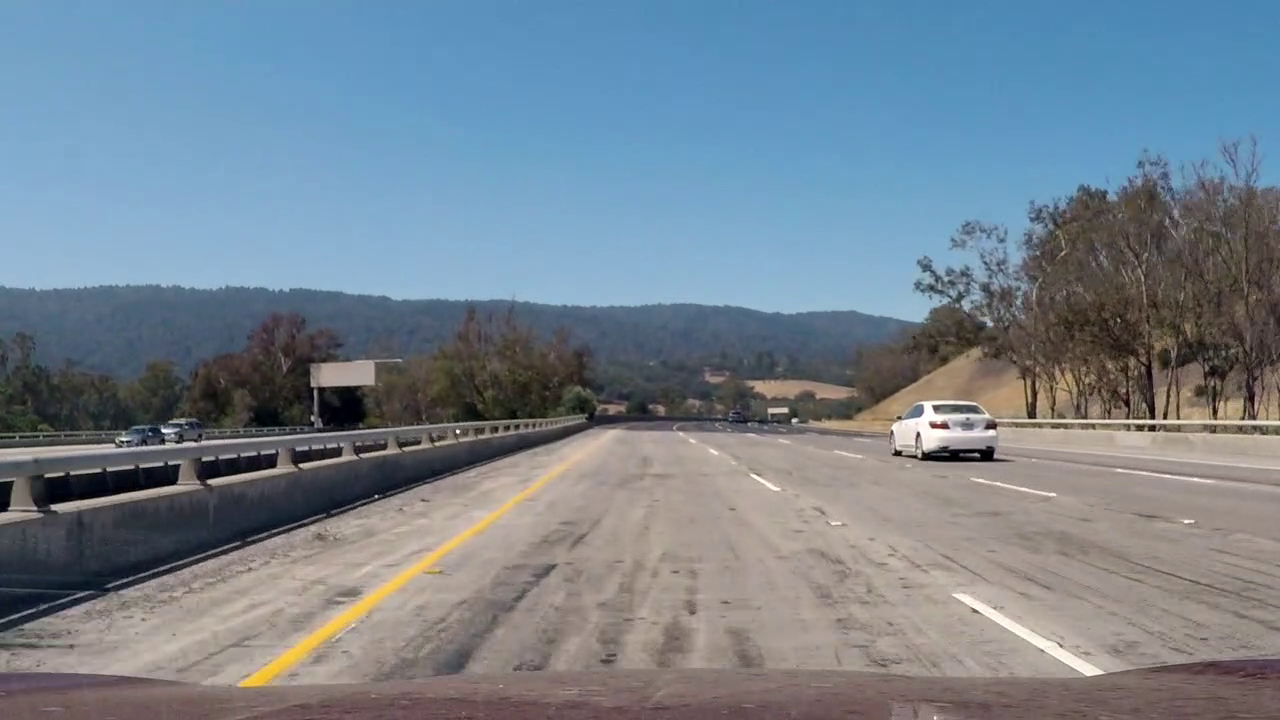
#> input picture test_images/dirty.png, 1280 x 720 px; its folder holds only this picture in this run
$ python -i lanelines.py   (imports and definitions only)   (older library calls are emulated)
#> lines starting #> are read from the running program, lines starting #| are printed output that depends on the picture
#> further down, picture is the input picture: shape (720, 1280, 3); mean B, G, R 143.1, 131.1, 117.2
import numpy as np
import cv2
import glob
from moviepy.editor import VideoFileClip
from functools import partial

# prepare object points
nx = 9
ny = 6

debug = False

calibration_f_names = glob.glob('camera_cal/calibration*.jpg')

# Number of sliding windows chosen
nwindows = 9


# Initially copied from course materials, "9. Finding Corners"
# [68 lines left out: functions draw_corners, accumulate_calibration, image_calibration_params, calibration_params, not called in this run]


def undistort_image(img, mtx, dist):
    return cv2.undistort(img, mtx, dist, None, mtx)


# Originally copied from 30. Color and Gradient
# assume img in BGR format
def threshold_pipeline(img, sobel_x_thresh=(55, 200), luv_l_thresh=(225, 255),
                       lab_l_thresh=(185, 255), lab_b_thresh=(146, 255)):
#> called with sobel_x_thresh = (55, 200), luv_l_thresh = (225, 255), lab_l_thresh = (185, 255), lab_b_thresh = (146, 255)
    img = np.copy(img)
    # [12 lines of commented-out code are left out]

    hls = cv2.cvtColor(img, cv2.COLOR_BGR2HLS).astype(np.float)
    luv = cv2.cvtColor(img, cv2.COLOR_BGR2LUV).astype(np.float)
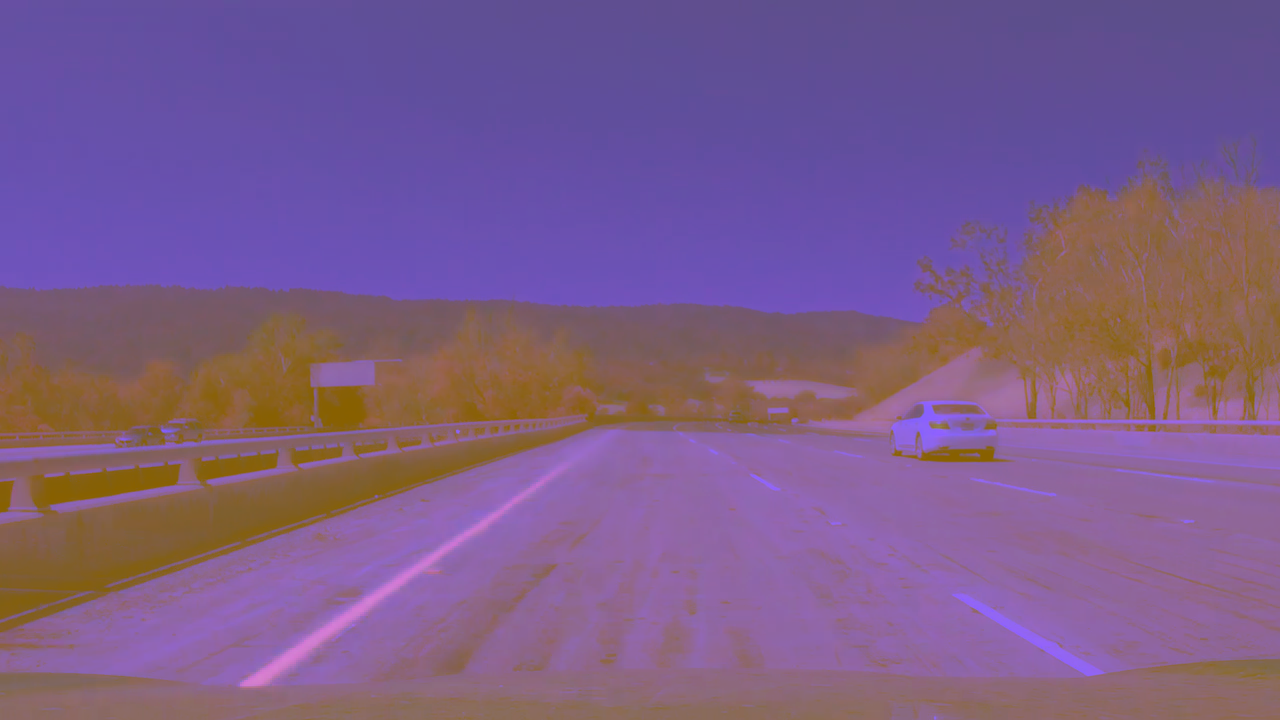
#> luv: shape (720, 1280, 3) float64; mean B, G, R 136.9, 92.2, 124.9
    lab = cv2.cvtColor(img, cv2.COLOR_BGR2Lab).astype(np.float)
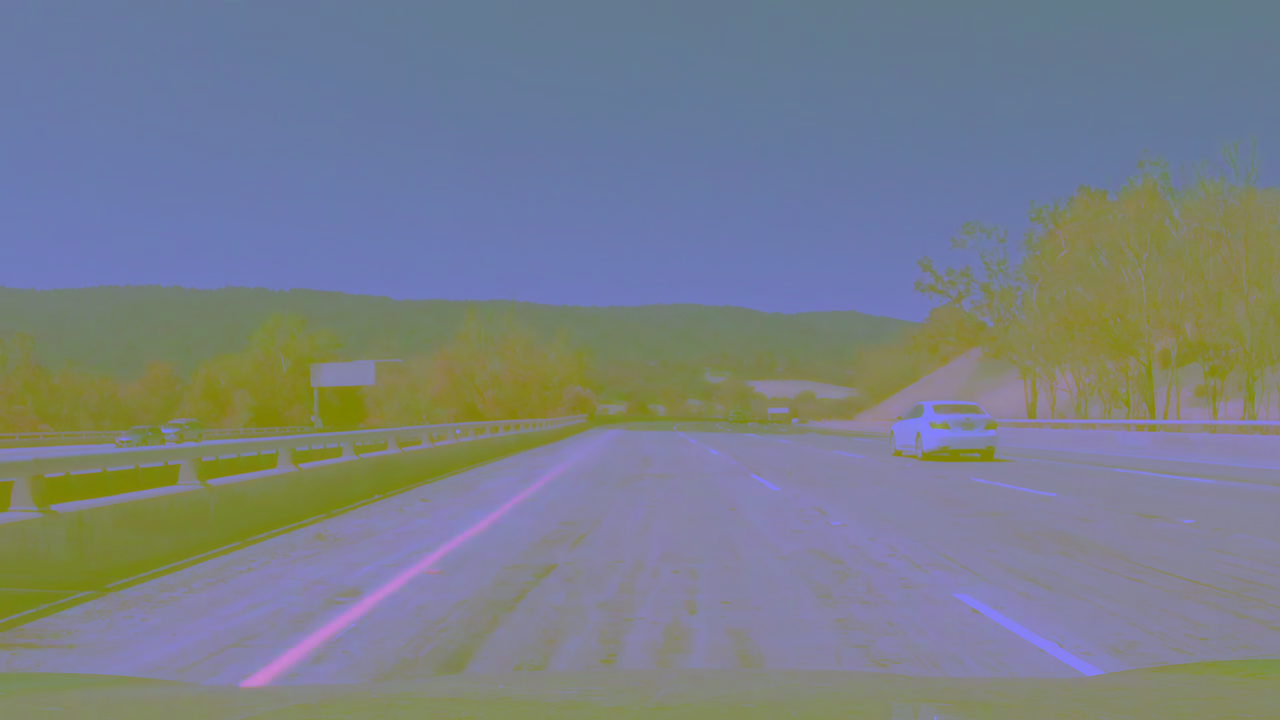
#> lab: shape (720, 1280, 3) float64; mean B, G, R 137.4, 127.3, 120.6

    # Self/course: Sobel of HLS's L channel (x-derivative) to detect vertical (lane) lines
    hls_l_channel = hls[:,:,1]
    sobelx = cv2.Sobel(hls_l_channel, cv2.CV_64F, 1, 0) # Take the derivative in x
    abs_sobelx = np.absolute(sobelx) # Absolute x derivative to accentuate lines away from horizontal
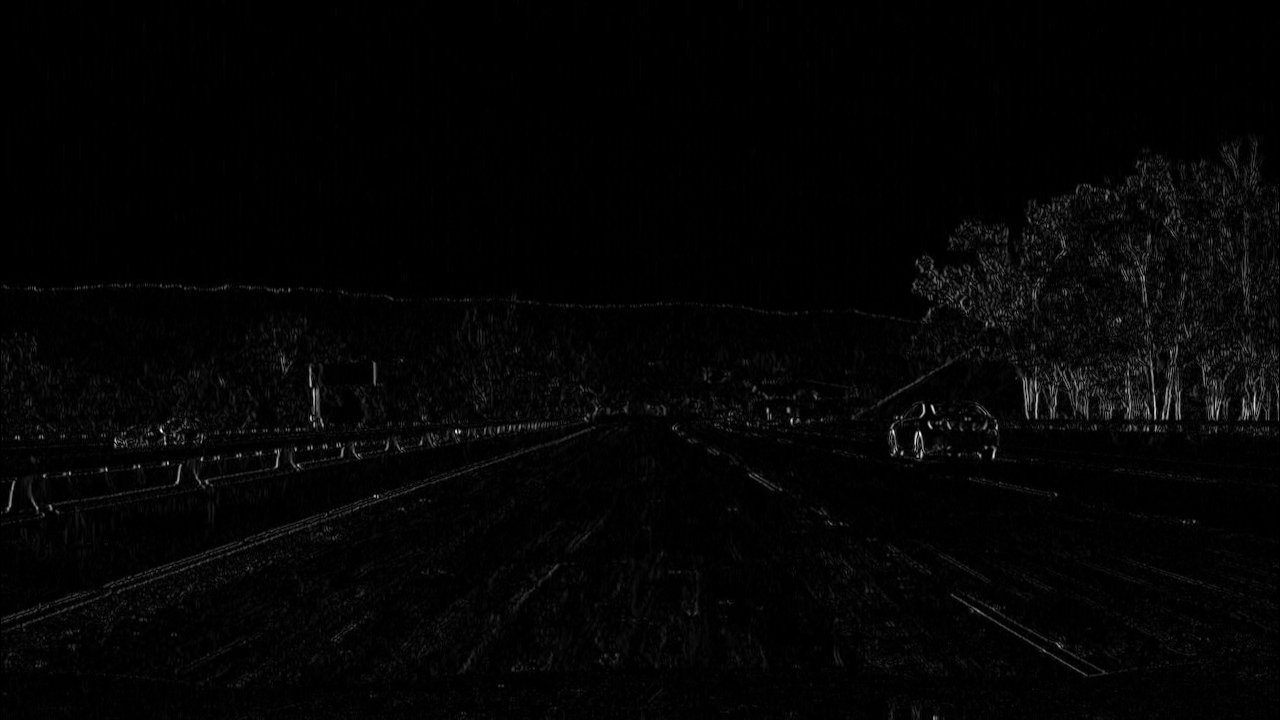
#> abs_sobelx: shape (720, 1280) float64; min 0, max 696, mean 12.5; drawn with min black and max white
    scaled_sobel = np.uint8(255*abs_sobelx/np.max(abs_sobelx))
    # Threshold x gradient (green in color_binary)
    sxbinary = np.zeros_like(scaled_sobel)
    sxbinary[(scaled_sobel >= sobel_x_thresh[0]) & (scaled_sobel <= sobel_x_thresh[1])] = 1

    # Thresholding LUV L channel to [225, 255] aimed at white lane lines (red in color_binary)
    luv_l_channel = luv[:,:,0]
    luv_l_binary = np.zeros_like(luv_l_channel)
    luv_l_binary[(luv_l_channel >= luv_l_thresh[0]) & (luv_l_channel <= luv_l_thresh[1])] = 1

    # Thresholding Lab b channel to [155, 200] aimed at yellow lane lines (blue in color_binary)
    lab_l_channel = lab[:,:,0]
    lab_b_channel = lab[:,:,2]
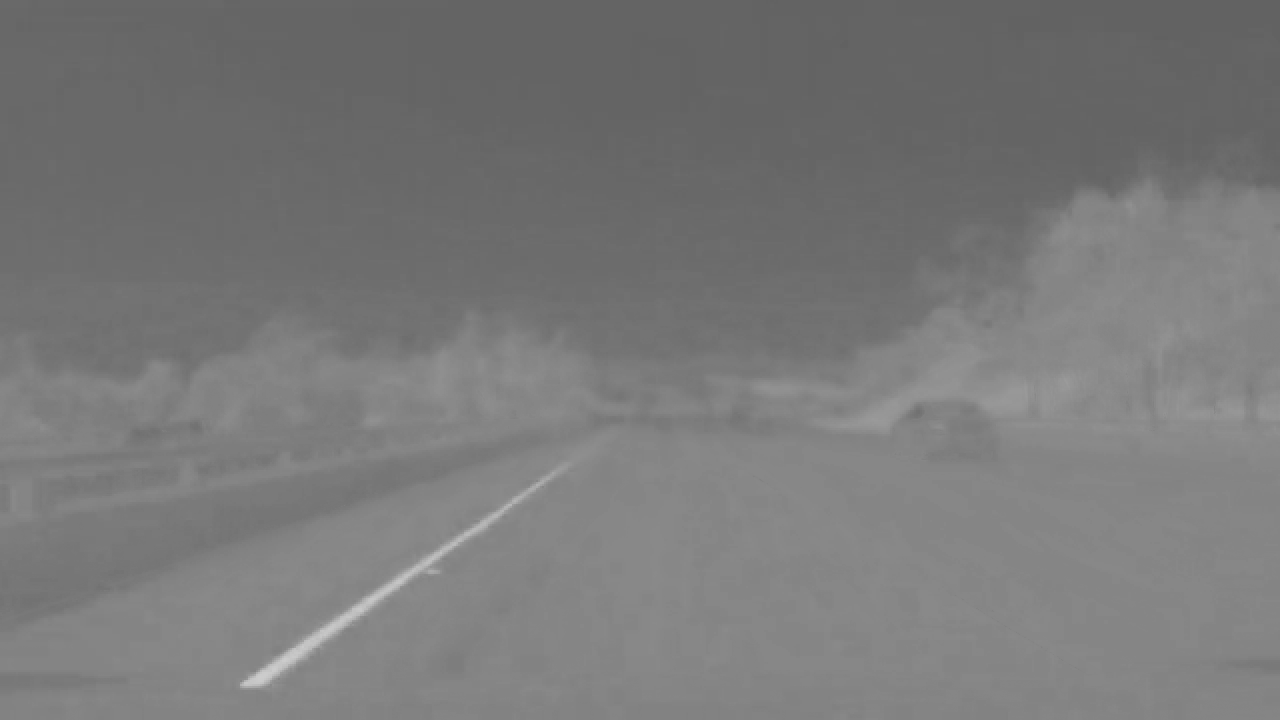
#> lab_b_channel: shape (720, 1280) float64; min 97, max 205, mean 120.6
    lab_binary = np.zeros_like(lab_b_channel)
    lab_binary[(lab_l_channel >= lab_l_thresh[0]) & (lab_l_channel <= lab_l_thresh[1])
               & (lab_b_channel >= lab_b_thresh[0]) & (lab_b_channel <= lab_b_thresh[1])] = 1

    # Stack each channel (output is BGR format)
    # zero-channel can be inserted with: np.zeros_like(binaryimage)
    color_binary = np.dstack((lab_binary, sxbinary, luv_l_binary))

    combined_binary = np.zeros_like(sxbinary)
    combined_binary[(sxbinary == 1) | (luv_l_binary == 1) | (lab_binary == 1)] = 1

    return color_binary, combined_binary


# Originally from "15. Transform a Stop Sign"
# [6 lines left out: function dashboard_to_overhead, not called in this run]


class LaneLines:
    # [219 lines left out: functions __init__, find_lane_lines, draw_lane_polynomial, radius_of_curvature, sideways_offset_lane_center, project_onto_original, not called in this run]


last_lane_lines = None


# Process each video frame
# [79 lines left out: functions process_image, transform_src_and_dst, process_video, lanelines_main, not called in this run]


# [2 lines not run here, left out]

>>> import cv2
>>> picture = cv2.imread('test_images/dirty.png')
>>> result = threshold_pipeline(picture)

$ run again, on test_images/few_lane_pixels.png
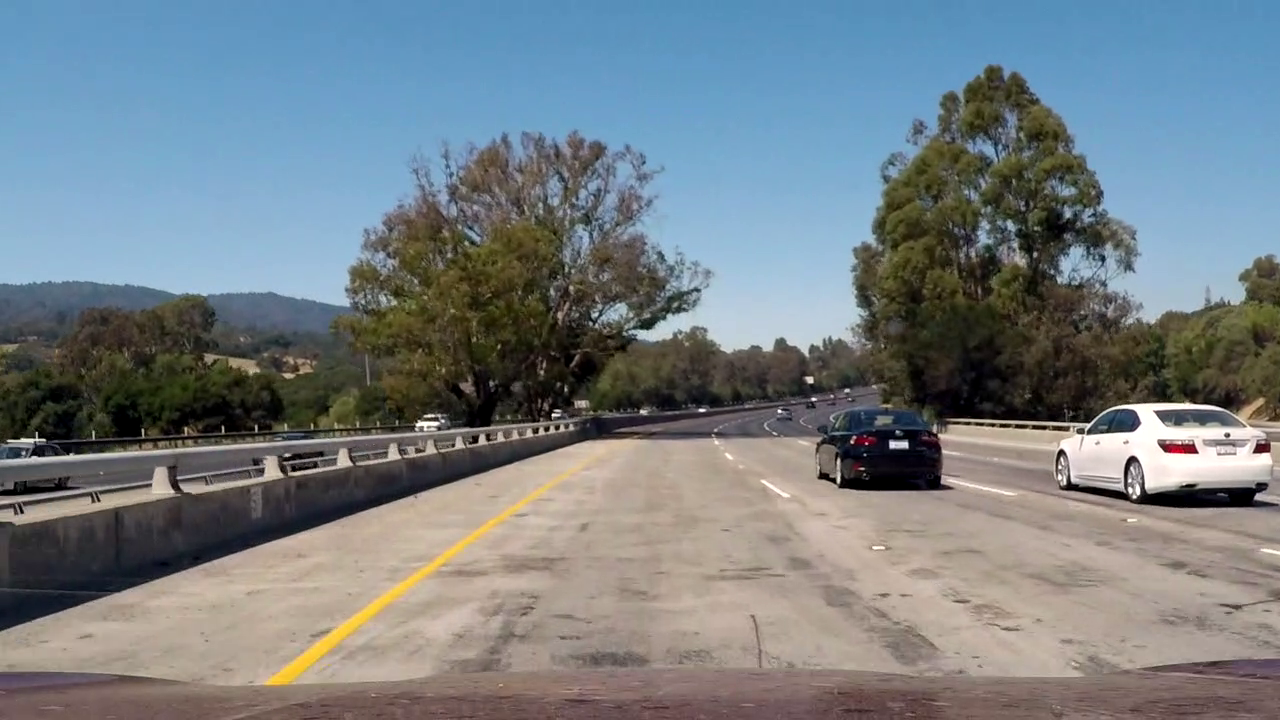
#> input picture test_images/few_lane_pixels.png, 1280 x 720 px
#> picture is the input picture: shape (720, 1280, 3); mean B, G, R 131.8, 126.7, 117.5
#> in threshold_pipeline, `abs_sobelx = np.absolute(sobelx)`:
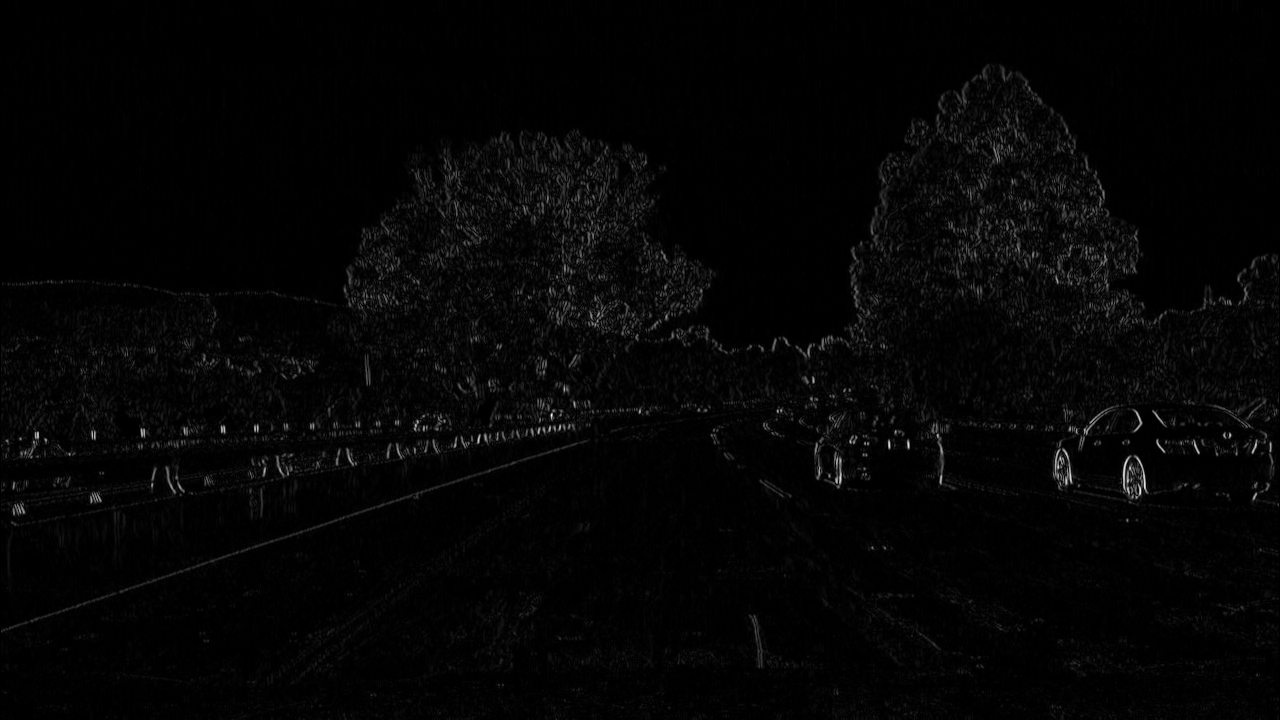
#> abs_sobelx: shape (720, 1280) float64; min 0, max 892, mean 17.9; drawn with min black and max white
#> in threshold_pipeline, `lab_b_channel = lab[:,:,2]`:
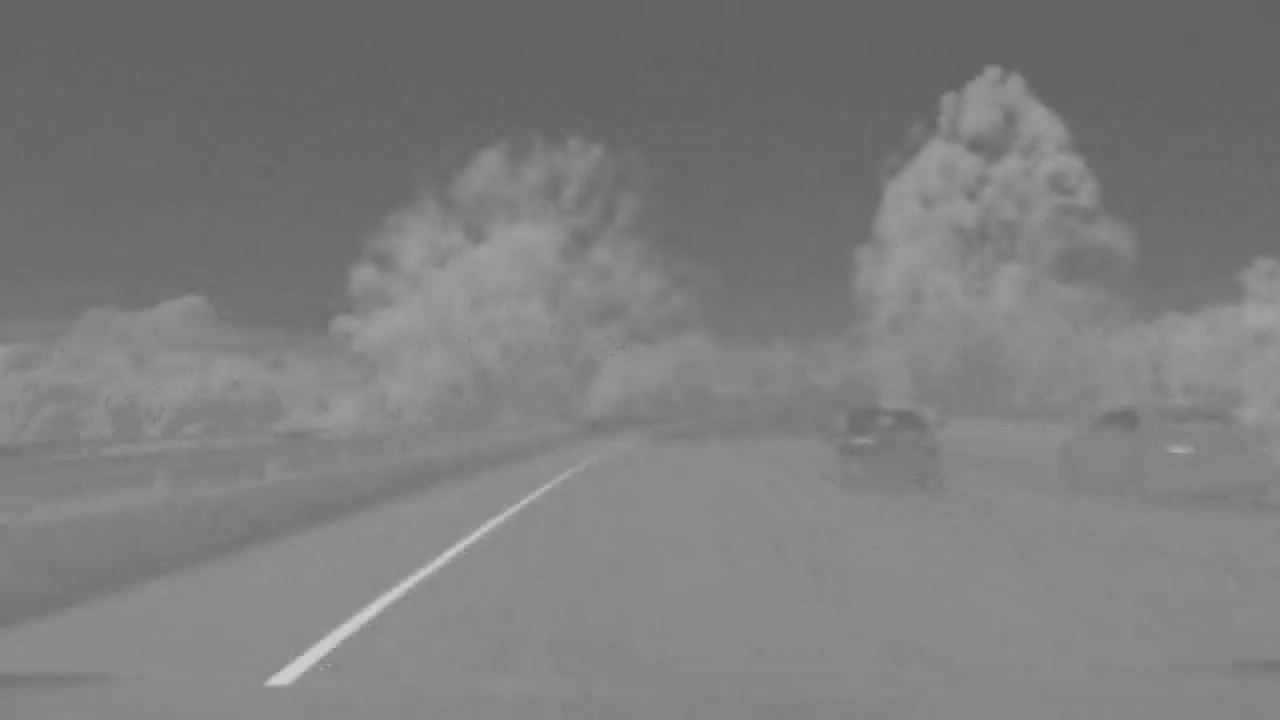
#> lab_b_channel: shape (720, 1280) float64; min 98, max 210, mean 124.9
